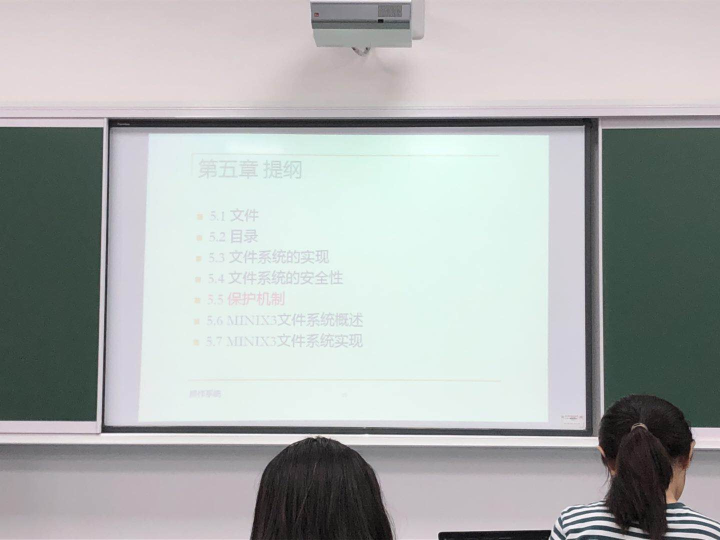
#> input picture AI_FINAL_PROJECT 金英豪/test.jpg, 1440 x 1080 px (shown at 1/2 size)
$ python scanner.py
#> lines starting #> are read from the running program, lines starting #| are printed output that depends on the picture; after the words box and inside, x2 and y2 are one past the last pixel; in counts of white or black regions, pixels touching at a corner belong together
### AI_FINAL_PROJECT 金英豪/rect.py
import numpy as np

def rectify(h):
    h = h.reshape((4,2))
    hnew = np.zeros((4,2),dtype = np.float32)

    add = h.sum(1)
    hnew[0] = h[np.argmin(add)]
    hnew[2] = h[np.argmax(add)]

    diff = np.diff(h,axis = 1)
    hnew[1] = h[np.argmin(diff)]
    hnew[3] = h[np.argmax(diff)]

    data=open("./result.txt",'w+')
    print(hnew,file=data)
    data.close()

    return hnew

### AI_FINAL_PROJECT 金英豪/scanner.py
import cv2
import numpy as np
import rect

# add image here. 在此处添加图像。
# We can also use laptop's webcam if the resolution is good enough to capture 如果分辨率足够高，我们也可以使用笔记本电脑的网络摄像头
# readable document content 可读文档内容
image = cv2.imread('./test.jpg')
#> image is the input picture: shape (1080, 1440, 3); mean B, G, R 174.3, 175.3, 171.6

# resize image so it can be processed 调整图像大小以便进行处理
# choose optimal dimensions such that important content is not lost 选择最佳尺寸，确保重要内容不会丢失
image = cv2.resize(image, (1500, 880))
#> image: shape (880, 1500, 3)

# creating copy of original image 创建原始图像的副本
orig = image.copy()

# convert to grayscale and blur to smooth 转换成灰度和模糊到平滑
gray = cv2.cvtColor(image, cv2.COLOR_BGR2GRAY)
blurred = cv2.GaussianBlur(gray, (5, 5), 0)
#blurred = cv2.medianBlur(gray, 5)

# apply Canny Edge Detection 应用Canny边缘检测
edged = cv2.Canny(blurred, 0, 50)
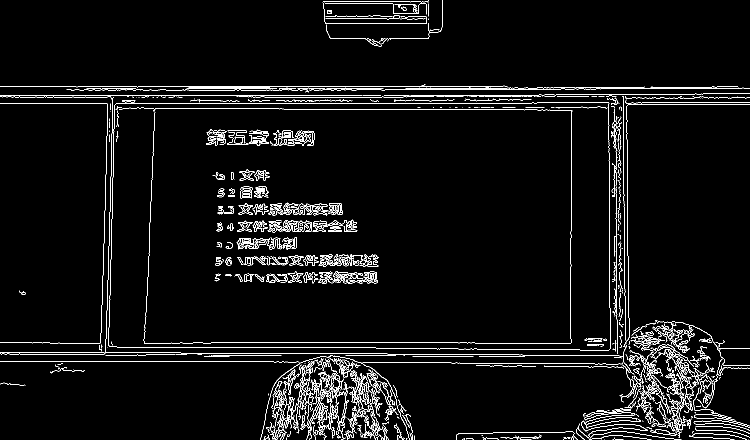
#> edged: shape (880, 1500) (shown at 1/2 size); 4.1% white in thin lines or dots
orig_edged = edged.copy()

# find the contours in the edged image, keeping only the 找到边缘图像中的轮廓，只保留
# largest ones, and initialize the screen contour 最大值，并初始化屏幕轮廓
(contours, _) = cv2.findContours(edged, cv2.RETR_LIST, cv2.CHAIN_APPROX_NONE)
#> contours = 933 contours, 625 with area under 20; largest, box (x1, y1, x2, y2) and area: (217, 204, 1221, 701) 487174, (217, 204, 1221, 701) 487172, (473, 476, 540, 499) 830, (617, 172, 1500, 182) 816, (0, 168, 1015, 185) 644
contours = sorted(contours, key=cv2.contourArea, reverse=True)

#x,y,w,h = cv2.boundingRect(contours[0])
#cv2.rectangle(image,(x,y),(x+w,y+h),(0,0,255),0)

# get approximate contour 获取近似轮廓
for c in contours:
    p = cv2.arcLength(c, True)
    approx = cv2.approxPolyDP(c, 0.02 * p, True)

    if len(approx) == 4:
        target = approx
        break
#> this loop made 1 pass
#> (p, target) on pass 1: (3004.7, [[1217, 204], [232, 207], [217, 691], [1217, 700]])


# mapping target points to 800x800 quadrilateral 将目标点映射到800x800四边形
approx = rect.rectify(target)
#> in rectify, `h = h.reshape((4,2))`: h = [[1217, 204], [232, 207], [217, 691], [1217, 700]]
#> in rectify, `add = h.sum(1)`: add = [1421, 439, 908, 1917]
#> in rectify, `diff = np.diff(h,axis = 1)`: diff = [-1013, -25, 474, -517]
#> approx = [[232, 207], [1217, 204], [1217, 700], [217, 691]]
pts2 = np.float32([[0,0],[800,0],[800,800],[0,800]])

M = cv2.getPerspectiveTransform(approx,pts2)
#> M = [[0.843, 0.0261, -200.9], [0.00518, 1.7, -353], [2.53e-05, 3.26e-05, 1]]
dst = cv2.warpPerspective(orig,M,(800,800))
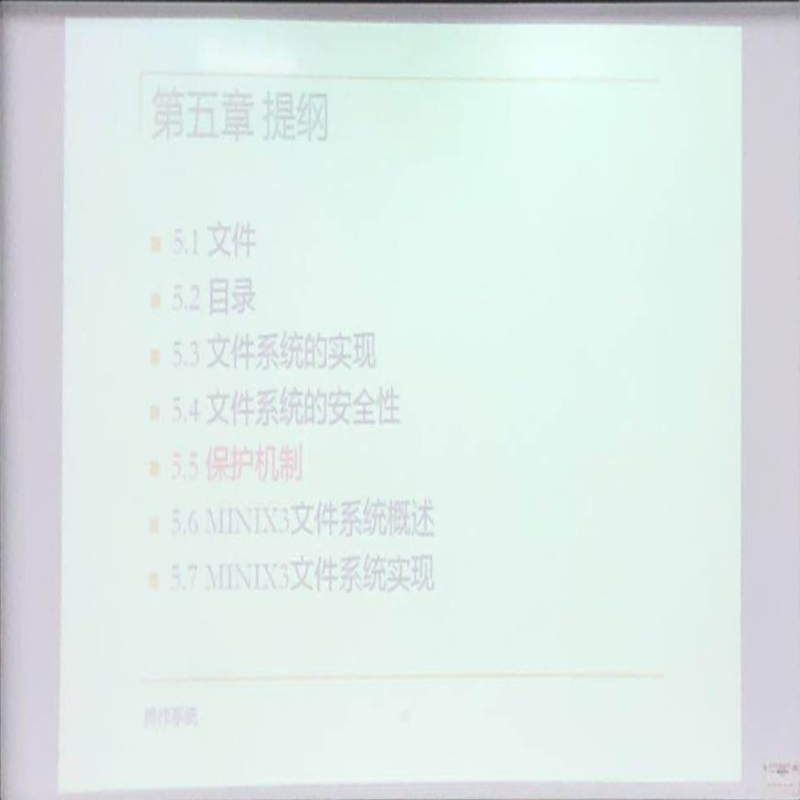
#> dst: shape (800, 800, 3); mean B, G, R 231.5, 234, 221.8

cv2.drawContours(image, [target], -1, (0, 255, 0), 2)
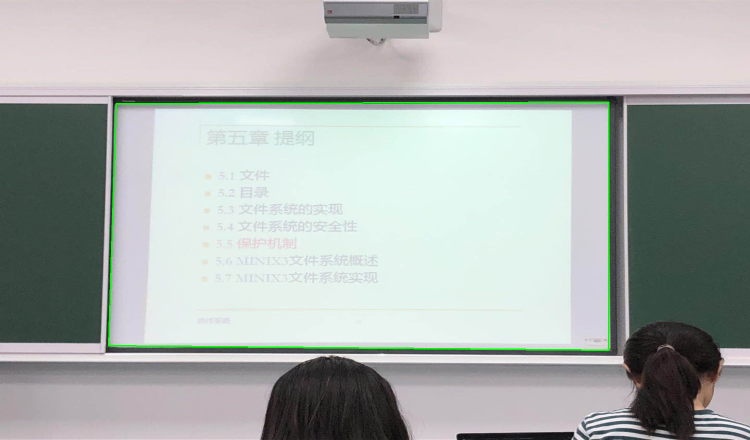
#> image: shape (880, 1500, 3) (shown at 1/2 size); mean B, G, R 173.3, 176.1, 170.7
dst = cv2.cvtColor(dst, cv2.COLOR_BGR2GRAY)
#> dst: shape (800, 800)


# using thresholding on warped image to get scanned effect (If Required) 对扭曲图像使用阈值以获得扫描效果（如果需要）
ret,th1 = cv2.threshold(dst,127,255,cv2.THRESH_BINARY)
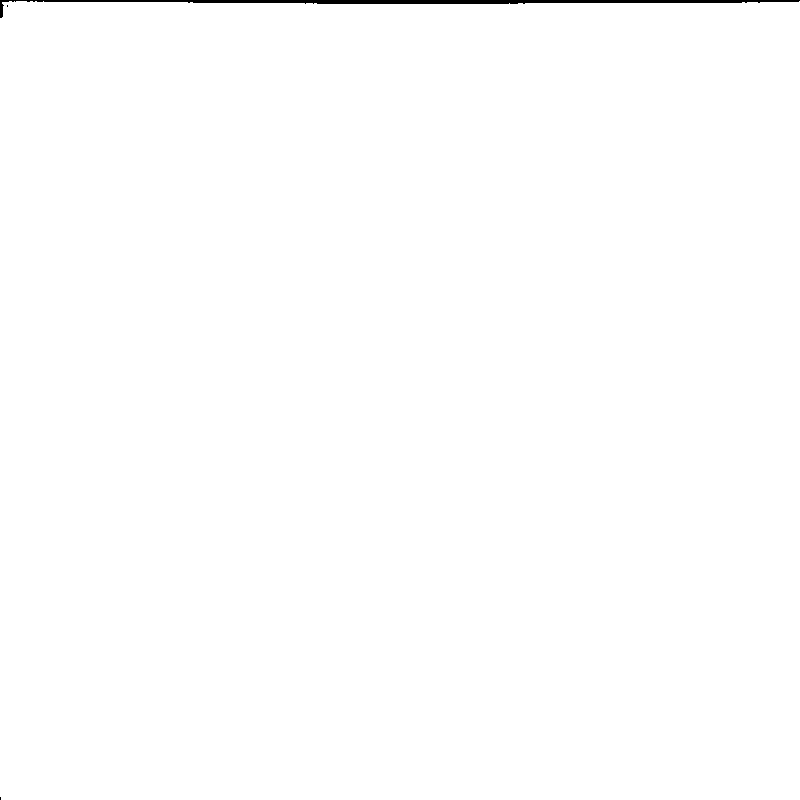
#> th1: shape (800, 800); 99.6% white; 3 black regions (2 under 20 px), largest, box (x1, y1, x2, y2) and area: (0, 0, 800, 18) 2383
th2 = cv2.adaptiveThreshold(dst,255,cv2.ADAPTIVE_THRESH_MEAN_C,\
            cv2.THRESH_BINARY,11,2)
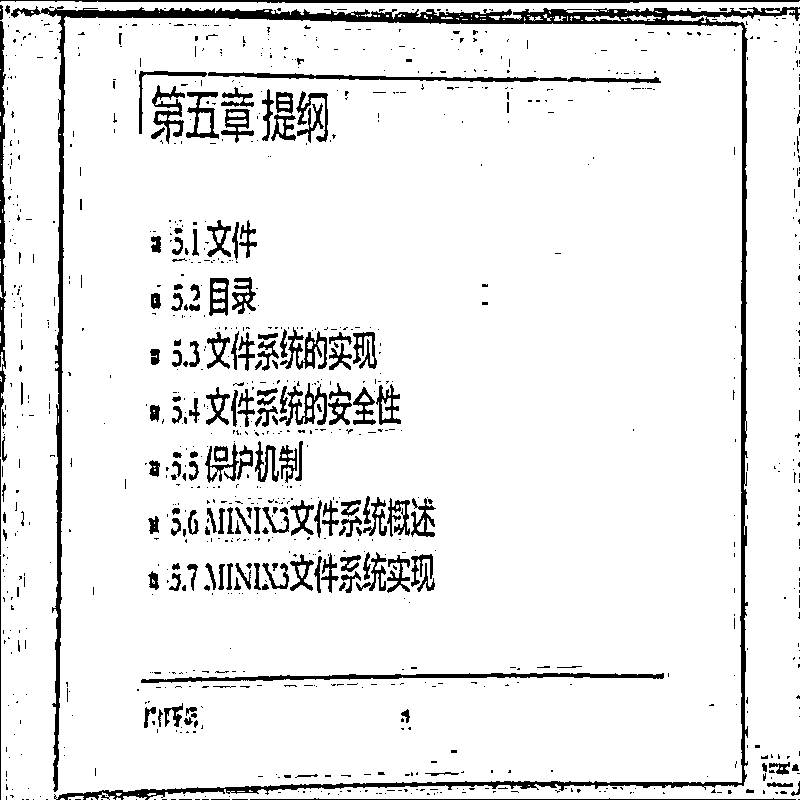
#> th2: shape (800, 800); 91.8% white; 1037 black regions (860 under 20 px), largest, box (x1, y1, x2, y2) and area: (11, 6, 800, 800) 16960, (141, 673, 664, 683) 2029, (0, 0, 800, 3) 1889
th3 = cv2.adaptiveThreshold(dst,255,cv2.ADAPTIVE_THRESH_GAUSSIAN_C,\
            cv2.THRESH_BINARY,11,2)
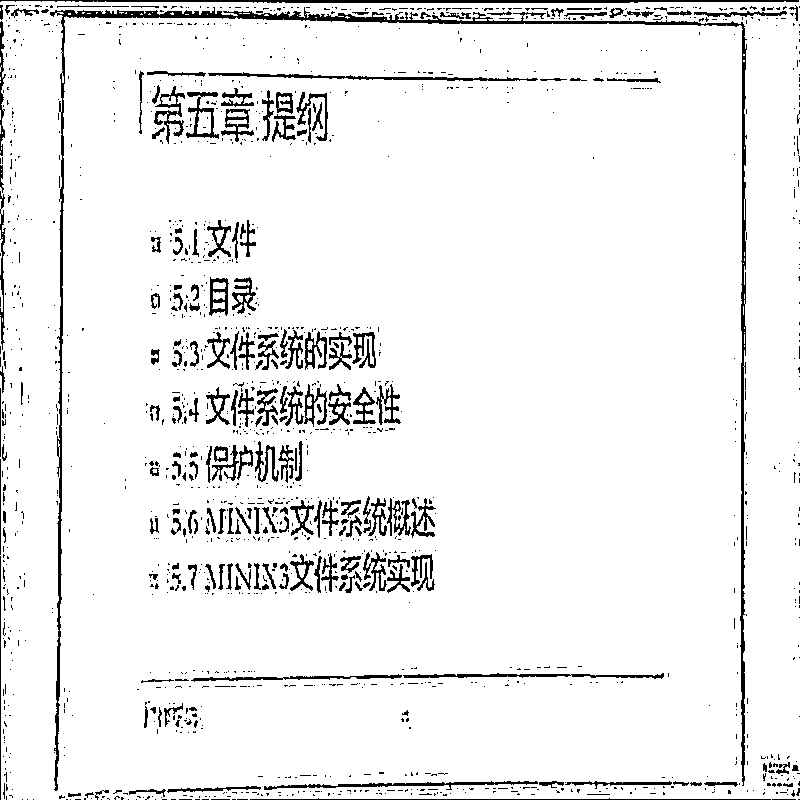
#> th3: shape (800, 800); 93.5% white; 1545 black regions (1327 under 20 px), largest, box (x1, y1, x2, y2) and area: (50, 7, 747, 791) 7977, (0, 0, 799, 3) 1886, (208, 72, 538, 81) 885
ret2,th4 = cv2.threshold(dst,0,255,cv2.THRESH_BINARY+cv2.THRESH_OTSU)
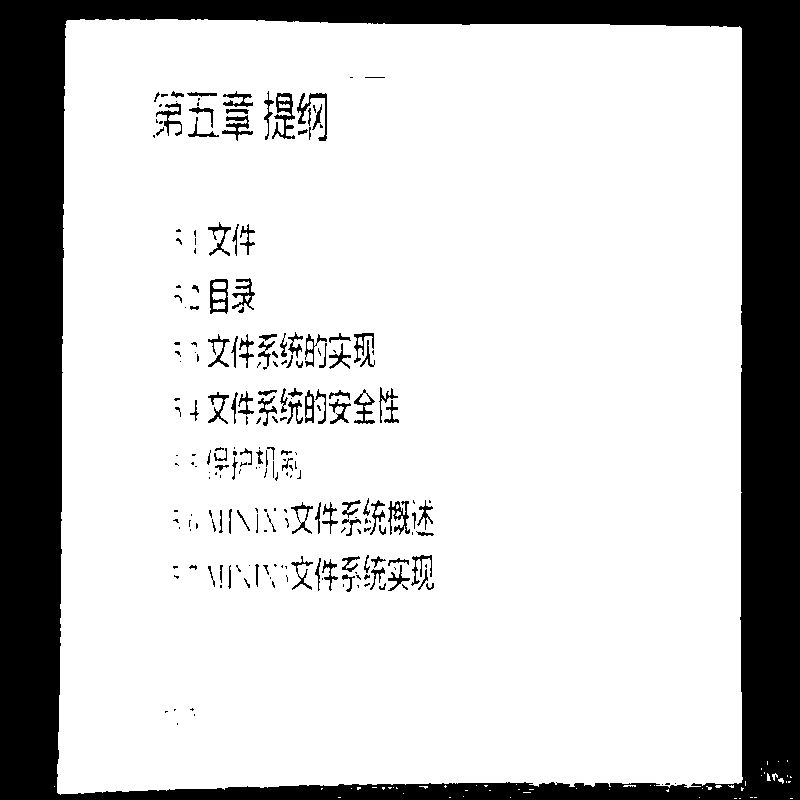
#> th4: shape (800, 800); 79.3% white; 226 black regions (115 under 20 px), largest, box (x1, y1, x2, y2) and area: (0, 0, 800, 800) 121042, (272, 93, 295, 139) 442, (297, 93, 327, 141) 340
#> ret2 = 219


# [4 lines of commented-out code are left out]
cv2.imshow("Outline.jpg", image)
# [7 lines of commented-out code are left out]
"""
ret,thresh1 = cv2.threshold(dst,127,255,cv2.THRESH_BINARY)
ret,thresh2 = cv2.threshold(dst,127,255,cv2.THRESH_BINARY_INV)
ret,thresh3 = cv2.threshold(dst,127,255,cv2.THRESH_TRUNC)
ret,thresh4 = cv2.threshold(dst,127,255,cv2.THRESH_TOZERO)
ret,thresh5 = cv2.threshold(dst,127,255,cv2.THRESH_TOZERO_INV)

cv2.imshow("Thresh Binary", thresh1)
cv2.imshow("Thresh Binary_INV", thresh2)
cv2.imshow("Thresh Trunch", thresh3)
cv2.imshow("Thresh TOZERO", thresh4)
cv2.imshow("Thresh TOZERO_INV", thresh5)
"""

cv2.waitKey(0)
cv2.destroyAllWindows()
